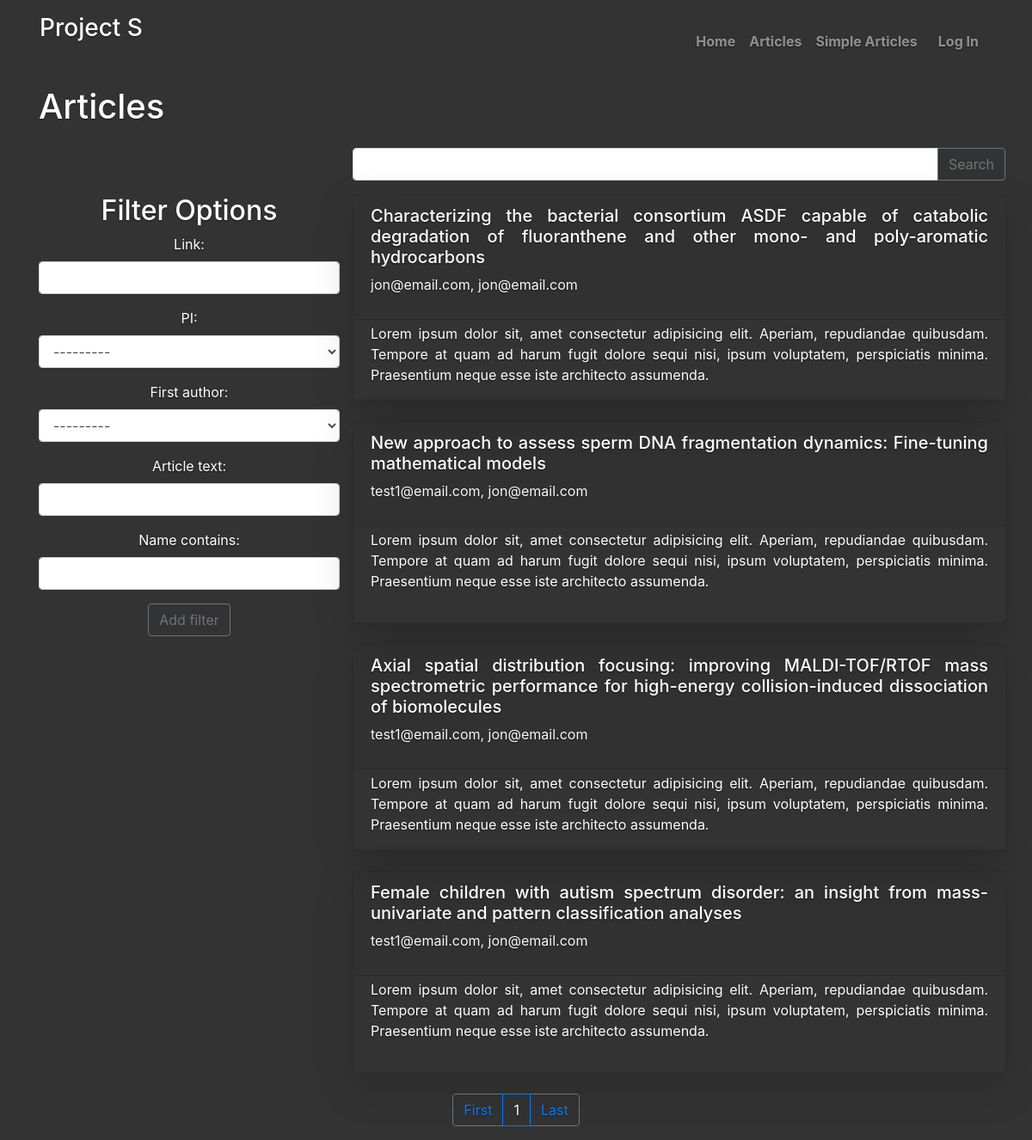
The app's page /articles/ with its own data.
### Articles/models.py (models this page shows, shortened)
class Article (models.Model):
    name = models.CharField(max_length = 255)
    link = models.URLField()
    PI = models.ForeignKey(settings.AUTH_USER_MODEL, on_delete= models.CASCADE, related_name='article_PI')
    first_author = models.ForeignKey(settings.AUTH_USER_MODEL, on_delete= models.CASCADE, related_name='article_FA')
    article_text = RichTextField(blank = True, null=True)
    reviewers = models.ManyToManyField(settings.AUTH_USER_MODEL, related_name='can_review')
    approvers = models.ManyToManyField(settings.AUTH_USER_MODEL, related_name='can_approve')

### Accounts/models.py (models this page shows, shortened)
class User(AbstractUser):
    class UserType(models.TextChoices):
        PI = 'PI', ('Principal Investigator')
        Grads = 'Grads', ('Graduate Student')
        Undergrad = 'Undergrad', ('Undergrad')
    username = models.CharField(max_length=50)
    email = models.EmailField(unique=True)
    type = models.CharField(max_length = 150, choices = UserType.choices, default = UserType.Undergrad)
    USERNAME_FIELD = 'email'
    REQUIRED_FIELDS = ['username', 'type']
    objects = CustomUserManager()

### Articles/views.py (the view)
# urls.py: path('', views.ArticleListView.as_view(), name = 'Article_list'),
class ArticleListView(ListView):
    model = Article
    paginate_by = 10
    context_object_name = 'articles'
    template_name = 'article_list2.html'
    def get_context_data(self, **kwargs):
        context = super().get_context_data(**kwargs)
        context['filter'] = ArticleFilter()
        return context
    def get_queryset(self, *args, **kwargs):
        queryset = super().get_queryset(*args, **kwargs)
        myfilter = ArticleFilter(self.request.GET,  queryset = queryset)
        filtered_queryset = myfilter.qs
        return filtered_queryset

### templates/article_list2.html
{% extends 'base.html' %}
{% load widget_tweaks %}
{% block content %}
<div class="container">
    <h1 class="text-justify"> Articles </h1>
</div>
<form method="GET">
<div class="container p-3">
        <div class="row">
            <div class="col-4">
            </div>
            <div class="col-8">
                <div class="row justify-content-center">
                        <div class="input-group" >
                                {% render_field filter.form.name class="form-control" %}
                                <div class="input-group-append">
                                    <button class="btn btn-outline-secondary" type="submit"> Search </button>
                                </div>
                        </div>
                </div>
            </div>
        </div>
</div>
<div class="container">
    <div class="row">
        <div class="col-4 bg-transparent">
            <h2> Filter Options </h2>
                {% include 'includes/filter.html' %}
                <button class="btn btn-outline-secondary" type="submit"> Add filter </button>
        </div>
        <div class="col-8">
            {% for article in articles %}
            <div class="row">
                <div class="card bg-transparent mb-4 shadow-lg" style="max-height: 15rem;">
                    <div class="card-header text-justify">
                        <h5><a href="{% url 'Article_detail' article.pk %}">{{article.name}}</a></h5>
                        <p class="text-light">
                            {{article.first_author}}, {{article.PI}}
                        </p>
                    </div>
                    <div class="card-body pt-1">
                        <div class="card-text text-justify ">
                            <p>Lorem ipsum dolor sit, amet consectetur adipisicing elit. Aperiam, repudiandae quibusdam. Tempore at quam ad harum fugit dolore sequi nisi, ipsum voluptatem, perspiciatis minima. Praesentium neque esse iste architecto assumenda.</p>
                        </div>
                    </div>
                </div>
            </div>
            {% endfor %}
        </div>
    </div>
</div>
</form>
{% include 'includes/paginator.html' %}
{% endblock content %}

### static/CSS/cover.css (style rules this page uses)
a, a:focus, a:hover { color: #fff; }
html, body { height: 100%; background-color: #333; }
body { justify-content: center; color: #fff; text-shadow: 0 .05rem .1rem rgba(0, 0, 0, .5); }

### records on screen
Article: name "Characterizing the bacterial consortium ASDF capable of catabolic degradation of fluoranthene and other mono- and poly-aromatic hydrocarbons", first_author "jon@email.com", PI "jon@email.com"
Article: name "New approach to assess sperm DNA fragmentation dynamics: Fine-tuning mathematical models", first_author "test1@email.com", PI "jon@email.com"
Article: name "Axial spatial distribution focusing: improving MALDI-TOF/RTOF mass spectrometric performance for high-energy collision-induced dissociation of biomolecules", first_author "test1@email.com", PI "jon@email.com"
Article: name "Female children with autism spectrum disorder: an insight from mass-univariate and pattern classification analyses", first_author "test1@email.com", PI "jon@email.com"

### other values on screen
{{ field.label_tag }} "Link:" "PI:" "First author:" "Article text:" "Name contains:"
{{ page_num }} "1"
